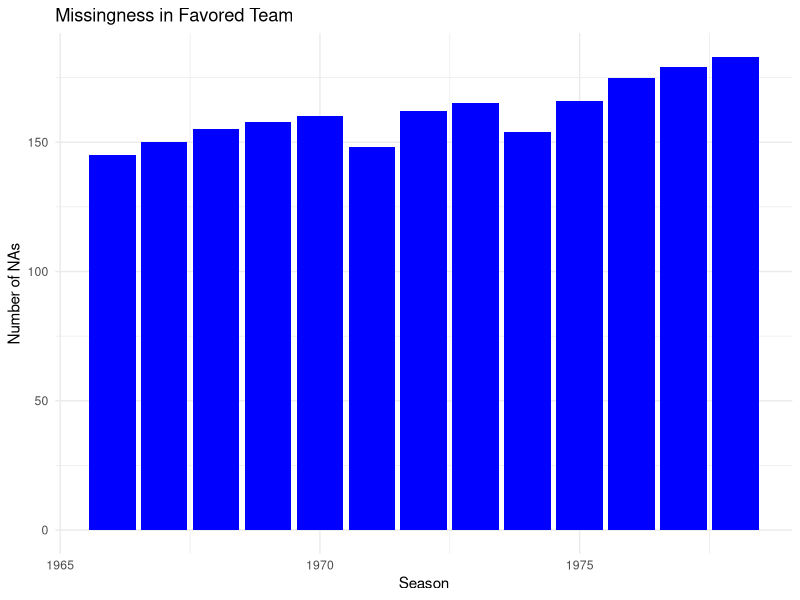
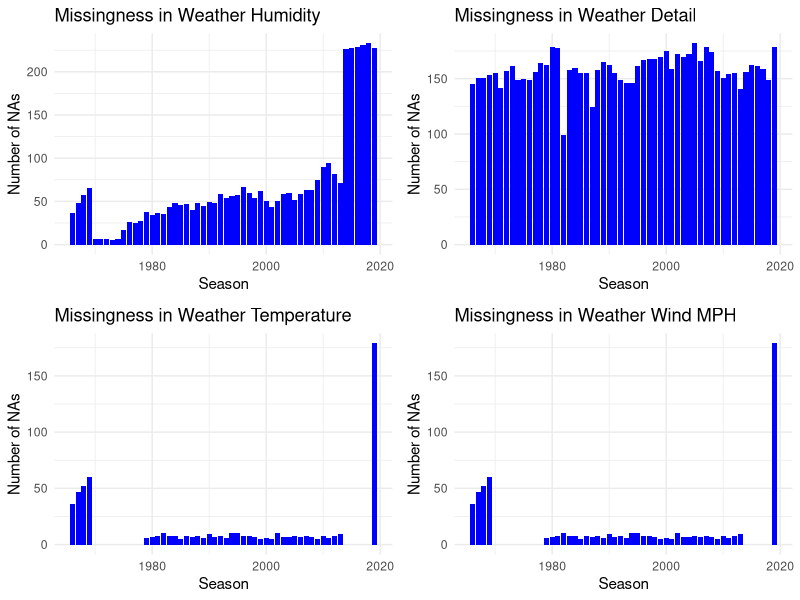
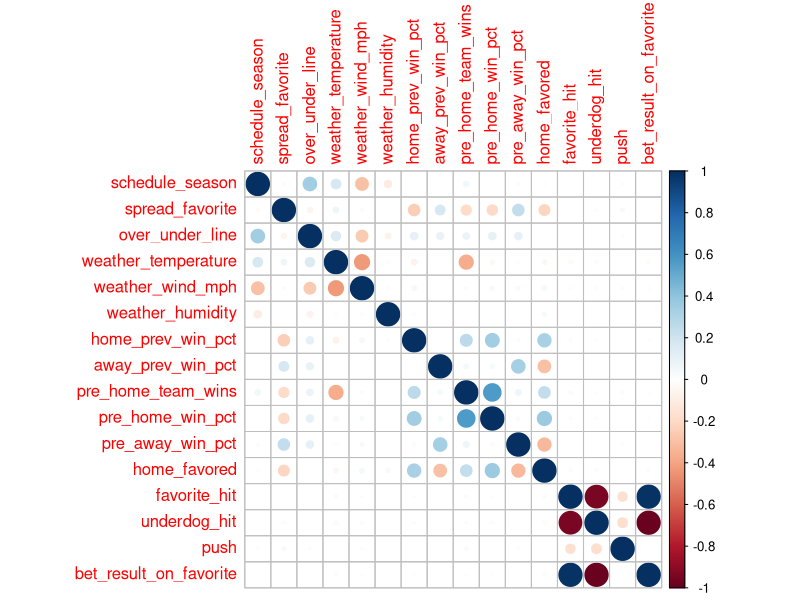
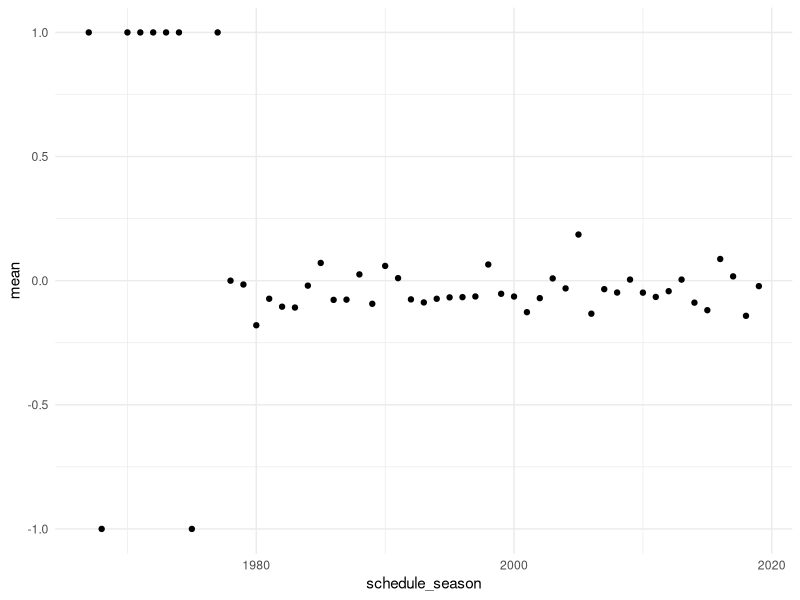
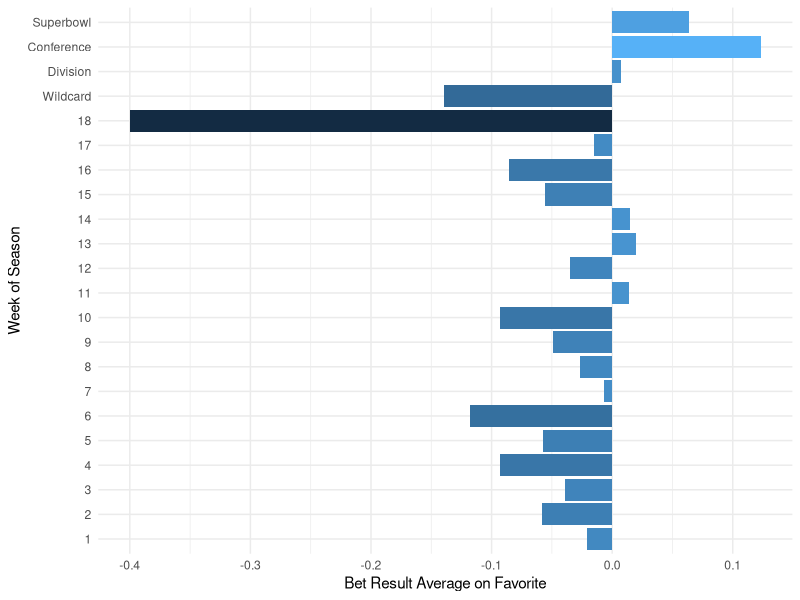
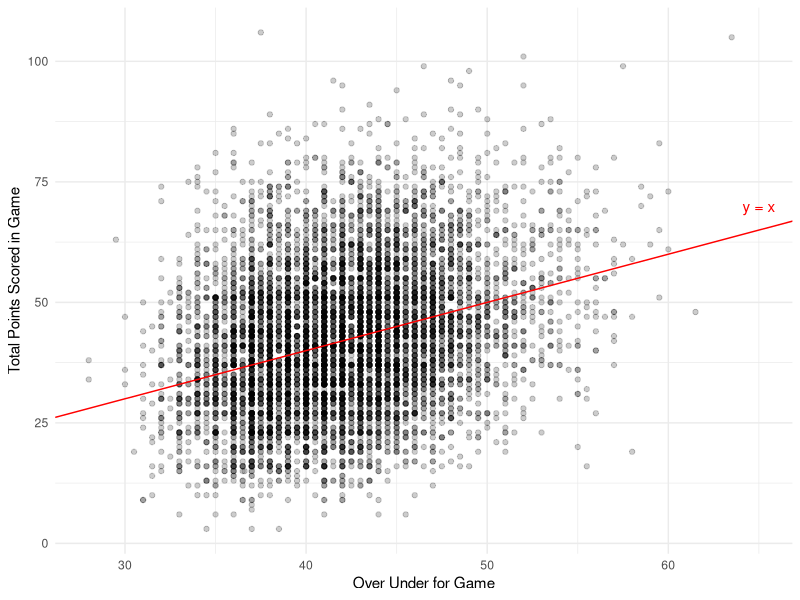

Here is the R script that generated these plots, in order:
## ---- chunk 1
knitr::opts_chunk$set(echo = FALSE)
knitr::opts_chunk$set(warning = FALSE)
knitr::opts_chunk$set(message = FALSE)
## ---- chunk 2
# Loading Packages

library(tidyverse)
library(skimr)
library(knitr)
library(corrplot)

# Loading Data

train_dat <- read_csv(file = "data/processed/training_data.csv")
## ---- chunk 3
skim_without_charts(train_dat) %>% kable()
## ---- chunk 4
ggplot(data = (train_dat %>% filter(is.na(team_favorite_id) == TRUE)), aes(schedule_season)) +
  geom_bar(fill = "blue") +
  labs(
    x = "Season",
    y = "Number of NAs",
    title = "Missingness in Favored Team"
  ) +
  theme_minimal()

humid_plot <- ggplot(data = (train_dat %>% filter(is.na(weather_humidity) == TRUE)), aes(schedule_season)) +
  geom_bar(fill = "blue") +
  labs(
    x = "Season",
    y = "Number of NAs",
    title = "Missingness in Weather Humidity"
  ) +
  theme_minimal()
    
temp_plot <- ggplot(data = (train_dat %>% filter(is.na(weather_temperature) == TRUE)), aes(schedule_season)) +
  geom_bar(fill = "blue") +
  labs(
    x = "Season",
    y = "Number of NAs",
    title = "Missingness in Weather Temperature"
  ) +
  theme_minimal()     

detail_plot <- ggplot(data = (train_dat %>% filter(is.na(weather_detail) == TRUE)), aes(schedule_season)) +
  geom_bar(fill = "blue") +
  labs(
    x = "Season",
    y = "Number of NAs",
    title = "Missingness in Weather Detail"
  ) +
  theme_minimal() 

wind_plot <- ggplot(data = (train_dat %>% filter(is.na(weather_wind_mph) == TRUE)), aes(schedule_season)) +
  geom_bar(fill = "blue") +
  labs(
    x = "Season",
    y = "Number of NAs",
    title = "Missingness in Weather Wind MPH"
  ) +
  theme_minimal()     

cowplot::plot_grid(humid_plot, detail_plot, temp_plot, wind_plot, ncol = 2)
## ---- chunk 5
train_wo_result <- train_dat %>%
  select(-c(score_home, score_away, winning_team, losing_team, home_team_year, away_team_year,
            home_win, home_loss, away_win, away_loss, post_home_team_wins, post_home_team_losses,
            post_away_team_losses, post_away_team_wins, pre_away_team_losses, pre_away_team_wins,
            pre_home_team_losses, pre_home_team_losses, spread_result, score_sum))

train_wo_result %>% select_if(is.numeric) %>%
  filter_all(any_vars(!is.na(.))) %>%
  cor(use = "pairwise.complete.obs") %>%
  corrplot()
## ---- chunk 6
train_dat %>% filter(!is.na(favorite_hit)) %>% summarise(fav_bet_mean_result = mean(bet_result_on_favorite)) %>% kable()
## ---- chunk 7
train_dat %>% filter(!is.na(bet_result_on_favorite)) %>% group_by(schedule_season) %>% 
  summarise(mean = mean(bet_result_on_favorite)) %>%
  ggplot(aes(schedule_season, mean)) +
  geom_point() +
  theme_minimal()
## ---- chunk 8
train_dat %>% filter(!is.na(favorite_hit)) %>% group_by(home_favored) %>% summarise(fav_bet_mean_result = mean(bet_result_on_favorite)) %>% kable()
## ---- chunk 9
train_dat %>% filter(!is.na(favorite_hit)) %>% group_by(schedule_playoff) %>%
  summarise(fav_bet_mean_result = mean(bet_result_on_favorite)) %>% kable()
## ---- chunk 10
train_dat %>% filter(!is.na(bet_result_on_favorite)) %>% group_by(schedule_week) %>%
  summarise(fav_bet_mean_result = mean(bet_result_on_favorite)) %>%
  ggplot(aes(fav_bet_mean_result, 
             factor(schedule_week, levels = c("1", "2", "3", "4", "5", "6", "7", "8", "9", "10", "11", "12", "13",
                                              "14", "15", "16", "17", "18", "Wildcard", "Division", "Conference", "Superbowl")))) +
  geom_col(aes(fill = fav_bet_mean_result), show.legend = FALSE) +
  labs(
    x = "Bet Result Average on Favorite",
    y = "Week of Season"
  ) +
  theme_minimal()
## ---- chunk 11
train_dat %>% filter(!is.na(over_under_line)) %>% 
  ggplot(aes(over_under_line, score_sum)) +
  geom_point(alpha = 0.2) +
  geom_abline(slope = 1, intercept = 0, color = "red") +
  annotate(geom = "text", label = "y = x", x = 65, y = 70, color = "red") +
  labs(
    x = "Over Under for Game",
    y = "Total Points Scored in Game"
  ) +
  theme_minimal()
## ---- chunk 12
train_dat %>% filter(!is.na(over_under_line)) %>%
  mutate(result = if_else(score_sum > over_under_line, "Over Hit",
                          if_else(score_sum < over_under_line, "Under Hit", "Push"))) %>%
  group_by(result) %>%
  count() %>%
  mutate(prop = n / 8617) %>% kable()
## ---- chunk 13
train_dat %>% filter(!is.na(bet_result_on_favorite)) %>%
  group_by(team_favorite_id) %>%
  summarise(mean_result_on_favorite = mean(bet_result_on_favorite)) %>% 
  arrange(desc(mean_result_on_favorite)) %>% kable()
## ---- chunk 14
train_dat %>% filter(!is.na(bet_result_on_favorite)) %>%
  mutate(team_underdog_id = if_else(team_favorite_id == team_home, team_away, if_else(
      team_favorite_id == team_away, team_home, "PICK"
    ))) %>%
  group_by(team_underdog_id) %>%
  summarise(mean_result_on_favorite = mean(bet_result_on_favorite)) %>% 
  arrange(mean_result_on_favorite) %>% print(n = 50) %>% kable()
